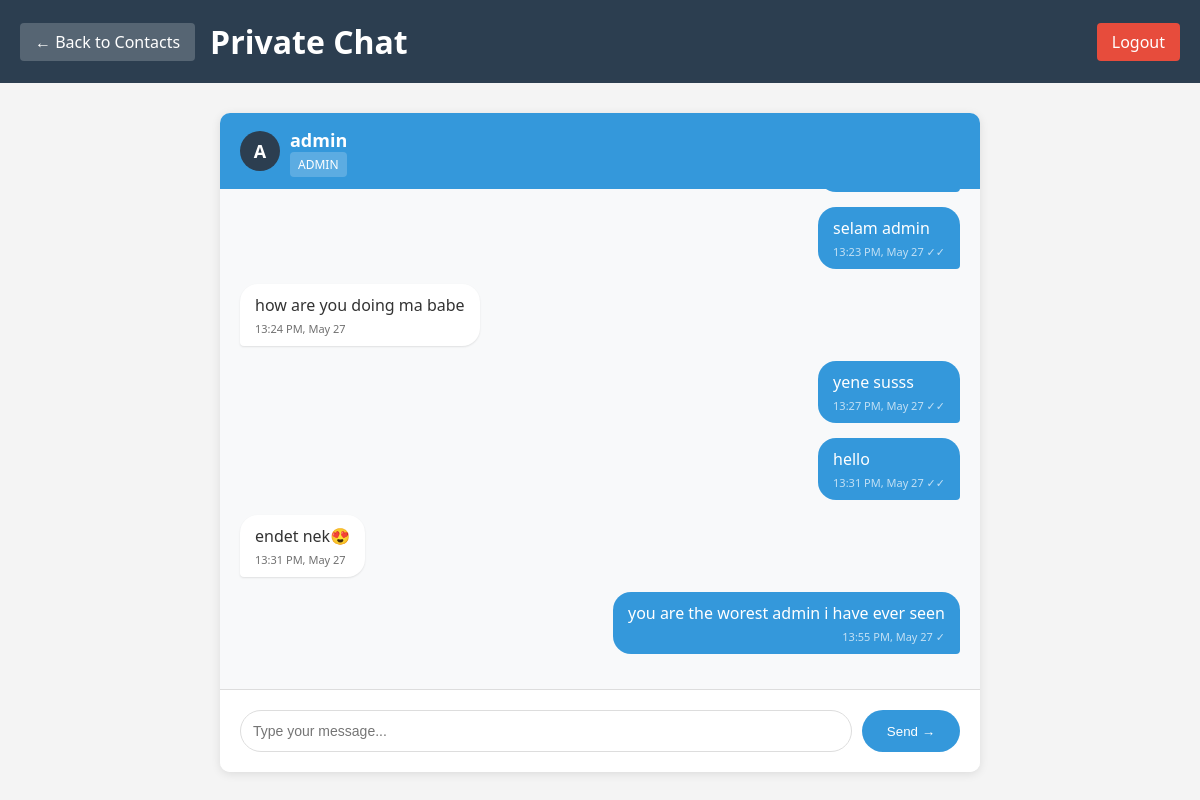
/user/chat/1 (signed in), run on the app's committed database.
### database.py (models this page shows)
class User(UserMixin, db.Model):
    __tablename__ = 'users'
    id = db.Column(db.Integer, primary_key=True)
    username = db.Column(db.String(50), unique=True, nullable=False)
    password = db.Column(db.String(255), nullable=False)
    email = db.Column(db.String(100))
    role = db.Column(db.String(20), default='user')
    created_at = db.Column(db.DateTime, default=datetime.utcnow)
    sent_messages = db.relationship('Message', foreign_keys='Message.sender_id', backref='sender')
    received_messages = db.relationship('Message', foreign_keys='Message.receiver_id', backref='receiver')

class Message(db.Model):
    __tablename__ = 'messages'
    id = db.Column(db.Integer, primary_key=True)
    sender_id = db.Column(db.Integer, db.ForeignKey('users.id'))
    receiver_id = db.Column(db.Integer, db.ForeignKey('users.id'))
    subject = db.Column(db.String(200))
    message = db.Column(db.Text)
    is_read = db.Column(db.Boolean, default=False)
    created_at = db.Column(db.DateTime, default=datetime.utcnow)

### app.py (the view)
@app.route('/user/chat/<int:user_id>')
@login_required
def user_chat(user_id):
    if current_user.role == 'admin':
        return redirect(url_for('admin_dashboard'))
    other_user = db.session.get(User, user_id)
    if not other_user:
        flash('User not found!', 'danger')
        return redirect(url_for('user_contacts'))
    stmt = sa.select(Message).where(
        ((Message.sender_id == current_user.id) & (Message.receiver_id == user_id)) |
        ((Message.sender_id == user_id) & (Message.receiver_id == current_user.id))
    ).order_by(Message.created_at.asc())
    messages = db.session.execute(stmt).scalars().all()
    for msg in messages:
        if msg.sender_id == user_id and msg.receiver_id == current_user.id and not msg.is_read:
            msg.is_read = True
    db.session.commit()
    return render_template('user_chat.html', other_user=other_user, messages=messages)

### app.py (called while the page is built)
@login_manager.user_loader
def load_user(user_id):
    return db.session.get(User, int(user_id))

### templates/user_chat.html (shortened to what this page needs)
<!DOCTYPE html>
<html>
<head>
</head>
<body>
    <div class="header">
        <div style="display: flex; align-items: center; gap: 15px;">
            <a href="{{ url_for('user_contacts') }}" class="back-link">← Back to Contacts</a>
            <h1>Private Chat </h1>
        </div>
        <a href="{{ url_for('logout') }}" class="logout">Logout</a>
    </div>
    <div class="container">
        <div class="chat-container">
            <div class="chat-header">
                <div class="avatar">
                    {{ other_user.username[0].upper() }}
                </div>
                <div>
                    <h2>{{ other_user.username }}</h2>
                    <span class="role-badge">{{ other_user.role | upper }}</span>
                </div>
            </div>
            <div class="messages" id="messages">
                {% if messages %}
                    {% for msg in messages %}
                        <div class="message {% if msg.sender_id == current_user.id %}sent{% else %}received{% endif %}">
                            <div class="message-bubble">
                                {{ msg.message }}
                                <div class="message-time">
                                    {{ msg.created_at.strftime('%H:%M %p, %b %d') }}
                                    {% if msg.sender_id == current_user.id %}
                                        {% if msg.is_read %}✓✓{% else %}✓{% endif %}
                                    {% endif %}
                                </div>
                            </div>
                        </div>
                    {% endfor %}
                {% else %}
                    <div class="no-messages">
                        💬 No messages yet.<br>
                        Send a message to start the conversation!
                    </div>
                {% endif %}
            </div>
            <div class="input-area">
                <form method="POST" action="{{ url_for('user_send_chat', user_id=other_user.id) }}">
                    <div class="input-group">
                        <input type="text" name="message" placeholder="Type your message..." required autocomplete="off">
                        <button type="submit">Send →</button>
                    </div>
                </form>
            </div>
        </div>
    </div>
</body>
</html>

### templates/user_chat.html (style rules this page uses)
* { margin: 0; padding: 0; box-sizing: border-box; }
body { font-family: 'Segoe UI', Tahoma, Geneva, Verdana, sans-serif; background: #f4f4f4; }
.header { background: #2c3e50; color: white; padding: 20px; display: flex; justify-content: space-between; align-items: center; }
.container { max-width: 800px; margin: 30px auto; padding: 0 20px; }
.chat-container { background: white; border-radius: 10px; box-shadow: 0 2px 10px rgba(0,0,0,0.1); overflow: hidden; }
.chat-header { background: #3498db; color: white; padding: 15px 20px; display: flex; align-items: center; gap: 10px; }
.chat-header .avatar { width: 40px; height: 40px; background: #2c3e50; border-radius: 50%; display: flex; align-items: center; justify-content: center; font-weight: bold; font-size: 18px; }
.chat-header h2 { font-size: 18px; }
.chat-header .role-badge { background: rgba(255,255,255,0.2); padding: 4px 8px; border-radius: 4px; font-size: 12px; }
.messages { height: 500px; overflow-y: auto; padding: 20px; background: #f8f9fa; }
.message { margin-bottom: 15px; display: flex; }
.message.sent { justify-content: flex-end; }
.message.received { justify-content: flex-start; }
.message-bubble { max-width: 70%; padding: 10px 15px; border-radius: 18px; position: relative; }
.message.sent .message-bubble { background: #3498db; color: white; border-bottom-right-radius: 4px; }
.message.received .message-bubble { background: white; color: #333; border-bottom-left-radius: 4px; box-shadow: 0 1px 2px rgba(0,0,0,0.1); }
.message-time { font-size: 11px; margin-top: 5px; opacity: 0.7; }
.message.sent .message-time { text-align: right; }
.input-area { padding: 20px; background: white; border-top: 1px solid #ddd; }
.input-group { display: flex; gap: 10px; }
.input-group input { flex: 1; padding: 12px; border: 1px solid #ddd; border-radius: 25px; font-size: 14px; }
.input-group button { padding: 12px 25px; background: #3498db; color: white; border: none; border-radius: 25px; cursor: pointer; }
.back-link { color: white; text-decoration: none; background: rgba(255,255,255,0.2); padding: 8px 15px; border-radius: 4px; }
.logout { color: white; text-decoration: none; background: #e74c3c; padding: 8px 15px; border-radius: 4px; }

### data on the page
User: username "A", username "admin", role "ADMIN"
Message: message "selam admin", created_at "13:23 PM, May 27"
Message: message "how are you doing ma babe", created_at "13:24 PM, May 27"
Message: message "yene susss", created_at "13:27 PM, May 27"
Message: message "hello", created_at "13:31 PM, May 27"
Message: message "endet nek😍", created_at "13:31 PM, May 27"
Message: message "you are the worest admin i have ever seen", created_at "13:55 PM, May 27"
